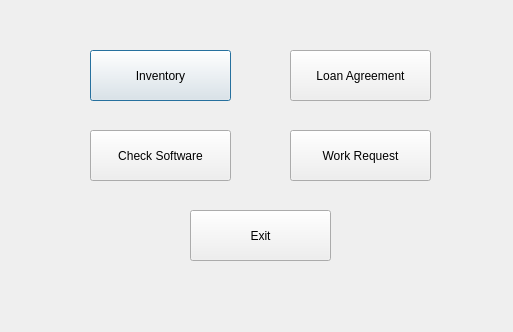
<?xml version="1.0" encoding="UTF-8"?>
<ui version="4.0">
 <class>MainScreen</class>
 <widget class="QDialog" name="MainScreen">
  <property name="geometry">
   <rect>
    <x>0</x>
    <y>0</y>
    <width>513</width>
    <height>332</height>
   </rect>
  </property>
  <property name="windowTitle">
   <string>Main Screen</string>
  </property>
  <widget class="QPushButton" name="inventory">
   <property name="geometry">
    <rect>
     <x>90</x>
     <y>50</y>
     <width>141</width>
     <height>51</height>
    </rect>
   </property>
   <property name="text">
    <string>Inventory</string>
   </property>
  </widget>
  <widget class="QPushButton" name="software">
   <property name="geometry">
    <rect>
     <x>90</x>
     <y>130</y>
     <width>141</width>
     <height>51</height>
    </rect>
   </property>
   <property name="text">
    <string>Check Software</string>
   </property>
  </widget>
  <widget class="QPushButton" name="exit">
   <property name="geometry">
    <rect>
     <x>190</x>
     <y>210</y>
     <width>141</width>
     <height>51</height>
    </rect>
   </property>
   <property name="text">
    <string>Exit</string>
   </property>
  </widget>
  <widget class="QPushButton" name="loan">
   <property name="geometry">
    <rect>
     <x>290</x>
     <y>50</y>
     <width>141</width>
     <height>51</height>
    </rect>
   </property>
   <property name="text">
    <string>Loan Agreement</string>
   </property>
  </widget>
  <widget class="QPushButton" name="work_request">
   <property name="geometry">
    <rect>
     <x>290</x>
     <y>130</y>
     <width>141</width>
     <height>51</height>
    </rect>
   </property>
   <property name="text">
    <string>Work Request</string>
   </property>
  </widget>
 </widget>
 <resources/>
 <connections/>
</ui>
